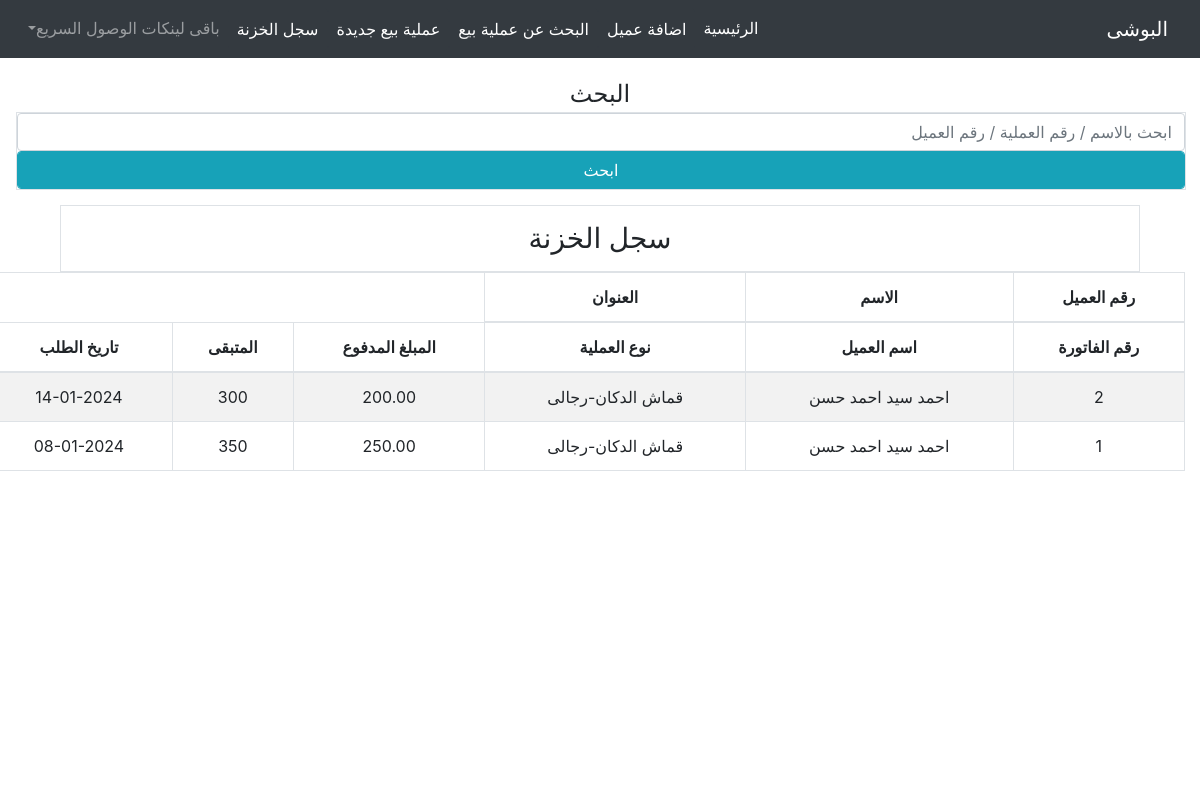
Page /kazna/list/ on the earlier database version.
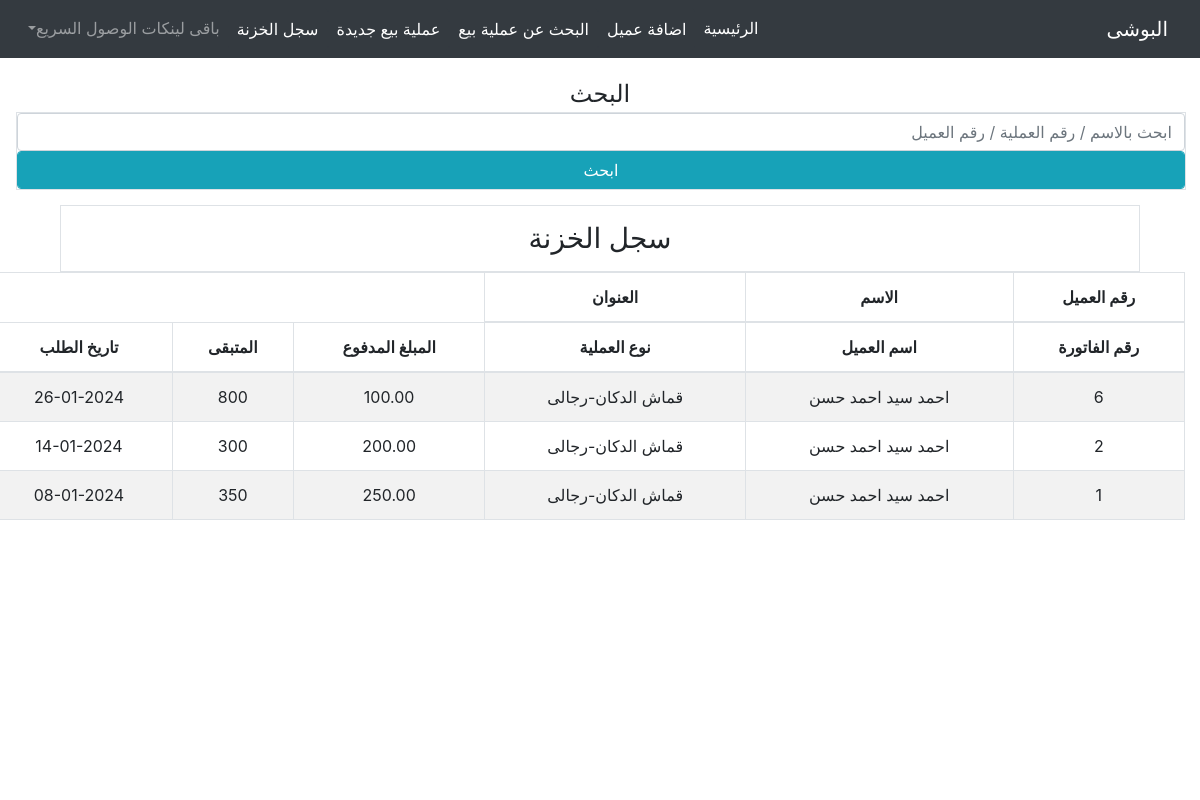
Same page on the later database version.
### kazna/models.py (models this page shows)
class Record (TimeStampMixin,models.Model):
    typee = [
        ('in'   ,   'وارد'),
        ('out'  ,   'صادر')
    ]
    kind            = models.CharField(max_length=35, choices=typee, null=True, blank=True, verbose_name="نوع المبلغ", default="in")
    masterInvoice   = models.ForeignKey(MasterInvoice, on_delete=models.CASCADE, verbose_name="الفاتورة")
    amount          = models.DecimalField(max_digits=6, decimal_places=2, null=True, blank=True, verbose_name="المبلغ")
    details         = models.TextField(null=True, blank=True, verbose_name="التفصيل")

### order/models.py (models this page shows, shortened)
class MasterInvoice( TimeStampMixin,models.Model):
    counter = models.PositiveIntegerField(default=1, editable=False)
    invoiceType = [
        ('قماش الدكان-رجالى', 'قماش الدكان-رجالى'),
        ('قماش الدكان-حريمى', 'قماش الدكان-حريمى'),
        ('قماش خارجى-رجالى', 'قماش خارجى-رجالى'),
        ('قماش خارجى-حريمى', 'قماش خارجى-حريمى'),
        ('بيع قماش', 'بيع قماش'),
    ]
    clientMI    = models.ForeignKey(Client, related_name='master_invoices', on_delete=models.CASCADE, verbose_name="العميل")
    invoiceType = models.CharField(max_length=35, choices=invoiceType, null=True, blank=True, verbose_name="نوع الطلب", default="قماش الدكان-رجالى")

class basicInvoiceInfo(TimeStampMixin,models.Model):
    orderStatue = [
        ('unknwon','غير محدد'),
        ('sent','تم ارسالها الى المشغل'),
        ('done','جاهز للتسليم'),
        ('delivered','تم التسليم')
    ]
    masterInvoice   = models.ForeignKey(MasterInvoice, on_delete=models.CASCADE, verbose_name="الفاتورة")
    total           = models.IntegerField(null=True, blank=True, verbose_name="المبلغ الإجمالى")
    paid            = models.IntegerField(null=True, blank=True, verbose_name="المبلغ المدفوع")
    remain          = models.IntegerField(null=True, blank=True, verbose_name="المبلغ المتبقى")
    receve_date     = models.DateField(blank=True, null=True)
    statue          = models.CharField(max_length=35, choices=orderStatue, null=True, blank=True, verbose_name="حالة الطلب", default="unknwon")

### client/models.py (models this page shows, shortened)
class TimeStampMixin(models.Model):
    created_at      = models.DateTimeField(auto_now_add=True,null=True)
    updated_at      = models.DateTimeField(auto_now=True,null=True)
    is_deleted      = models.BooleanField(default=False)

class Client(TimeStampMixin, models.Model):
    GENDER_CHOICES = [
        ('male', 'رجالى'),
        ('female', 'حريمى'),
    ]
    FName       = models.CharField(max_length=15, null=True, blank=True, verbose_name="الاسم الاول") # الاسم الاول
    SName       = models.CharField(max_length=15, null=True, blank=True, verbose_name="الاسم الثانى") # الاسم الثانى
    TName       = models.CharField(max_length=15, null=True, blank=True, verbose_name="الاسم الثالث") # الاسم الثالث
    LName       = models.CharField(max_length=15, null=True, blank=True, verbose_name="الاسم الرابع") # الاسم الرابع
    name        = models.CharField(max_length=60, null=True, blank=True, db_index=True,verbose_name="الاسم بالكامل") # الاسم بالكامل
    kindMale    = models.CharField(max_length=10, choices=GENDER_CHOICES, null=True, blank=True, verbose_name="نوع العميل", default="male" )
    book        = models.CharField(max_length=50, null=True, blank=True, verbose_name="اسم الدفتر")
    page        = models.IntegerField(null=True, blank=True, verbose_name="صفحة رقم")
    phone       = models.CharField(max_length=50, null=True, blank=True, db_index=True, verbose_name="رقم التليفون")
    address     = models.CharField(max_length=50, null=True, blank=True, verbose_name="العنوان")

class TimeStampMixin(models.Model):
    created_at      = models.DateTimeField(auto_now_add=True,null=True)
    updated_at      = models.DateTimeField(auto_now=True,null=True)
    is_deleted      = models.BooleanField(default=False)

### kazna/views.py (the view)
# urls.py: path('list/', recordsListView.as_view(), name="list"),
class recordsListView(ListView):
    model               =   Record
    template_name       =   'kazna/recordsList.html'
    context_object_name =   'records'
    ordering            =   '-created_at'

### kazna/templates/kazna/recordsList.html (shortened to what this page needs)
{% extends "homee/index.html" %}
{% load crispy_forms_tags %}
{% block content %}
<div class="container-fluid text-center m-auto">
    <h1 class="h4 mt-3">البحث</h1>
    <div class="row w-100" style=" position: fixed; top: 7rem; display: inline-block; left: 1rem; z-index:2;" >
        <div class="col-12">
            <form class="border m-auto " action="#" >
                <input class="w-100 form-control" name="q" placeholder="ابحث بالاسم / رقم العملية / رقم العميل">
                <input type="submit" class="form-control btn btn-info" value="ابحث">
            </form>
        </div>
    </div>
    <br>
    <br>
    <br>
    <h1 class="h3 border p-3 mb-5 mt-3">سجل الخزنة</h1>
    <div class="row mt-5 mb-3 bg-white w-100" style=" position: fixed; top: 14rem; display: inline-block; left: 0rem; z-index:2; overflow:scroll; height:67vh">
        <table class="table text-center table-striped table-hover table-bordered w-100" id="" style="">
            <thead>
                <th>رقم العميل</th>
                <th>الاسم</th>
                <th>العنوان</th>
            </thead>
            <tbody>
                <thead>
                    <tr>
                        <th>رقم الفاتورة</th>
                        <th>اسم العميل</th>
                        <th>نوع العملية</th>
                        <th>المبلغ المدفوع</th>
                        <th>المتبقى</th>
                        <th>تاريخ الطلب</th>
                    </tr>
                </thead>
                {% for record in records %}
                    <tr>
                        <td>{{record.masterInvoice.counter}}</td>
                        <td>{{record.masterInvoice.clientMI.name}}</td>
                        <td>{{record.masterInvoice.invoiceType}}</td>
                        <td>{{record.amount}}</td>
                        <td>
                            {% for basic_invoice_info in record.masterInvoice.basicinvoiceinfo_set.all %}
                                {{ basic_invoice_info.remain }}
                            {% endfor %}
                        </td>
                        <td>{{record.created_at|date:'d-m-Y'}}</td>
                    </tr>
                {% endfor %}
            </tbody>
        </table>
</div>
{% endblock %}

### home/templates/homee/index.html (shortened to what this page needs)
<!DOCTYPE html>
<html lang="ar">
<head>
    {% load static %}
    <link rel="stylesheet" href="{% static "homee/css/bootstrap.min.css" %}"/>
    <link rel="stylesheet" href="https://cdnjs.cloudflare.com/ajax/libs/chosen/1.8.7/chosen.min.css" />
</head>
<body style="direction:rtl">
    <nav class="navbar navbar-expand-md navbar-dark bg-dark fixed-top">
        <a class="navbar-brand" href="{% url 'home:homepage' %}">البوشى</a>
        <div class="collapse navbar-collapse" id="navbarsExampleDefault">
            <ul class="navbar-nav mr-auto">
                <li class="nav-item active">
                    <a class="nav-link" href="{% url 'home:homepage' %}">الرئيسية <span class="sr-only">(current)</span></a>
                </li>
                <li class="nav-item">
                    <a class="nav-link btn btn-dark text-white" href="{% url "client:create" %}">اضافة عميل</a>
                </li>
                <li class="nav-item">
                    <a class="nav-link btn btn-dark text-white" href="{% url "order:list" %}">البحث عن عملية بيع</a>
                </li>
                <li class="nav-item">
                    <a class="nav-link btn btn-dark text-white" href="{% url "order:createMain" %}">عملية بيع جديدة</a>
                </li>
                <li class="nav-item">
                    <a class="nav-link btn btn-dark text-white" href="{% url "kazna:list" %}">سجل الخزنة</a>
                </li>
                <li class="nav-item dropdown">
                    <a class="nav-link dropdown-toggle" href="http://example.com" id="dropdown01" data-toggle="dropdown" aria-haspopup="true" aria-expanded="false">باقى لينكات الوصول السريع</a>
                </li>
            </ul>
        </div>
    </nav>
    <main role="main" class="container mt-5 pt-3">
        {% block content %}{% endblock %}
    </main>
</body>

Differences in the rows shown:
added Record: masterInvoice.counter "6", masterInvoice.clientMI.name "احمد سيد احمد حسن", masterInvoice.invoiceType "قماش الدكان-رجالى", amount "100.00", created_at "26-01-2024"
added basicInvoiceInfo: remain "800", shown under "6"
